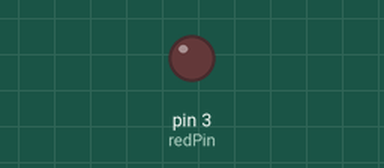
This sketch was run on a simulated Arduino Uno, built with avr-gcc and run on an emulated ATmega328P. Parts: output pins drawn as LEDs (lit = HIGH).

Above: at 0.05 s.
At 0.65 s:
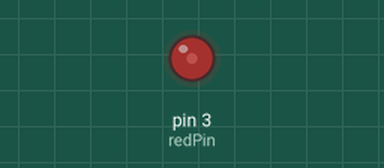
At 1.3 s:
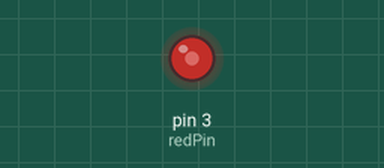
At 2.6 s:
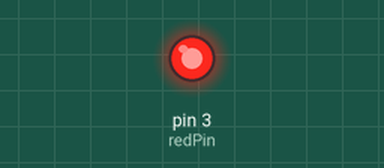
Timing chart, 0 to 6.0 s (numbered marks = the images above):
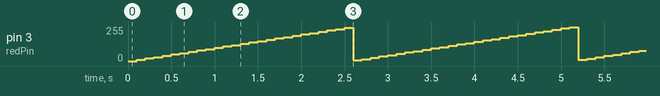

The sketch:

AnalogPin.ino
```cpp
int redPin = 3;
int bright = 0;
int delayT = 100;

void setup() {
  pinMode(redPin, OUTPUT);
  // put your setup code here, to run once:
}

void loop() {
  analogWrite(redPin, bright);
  delay(delayT);
  bright = bright + 10;
  // put your main code here, to run repeatedly:
}
```

Measured:
- by itself, pin 3 (redPin): ramps from 0/255 to 254/255 and jumps back, once every 2.6 s
